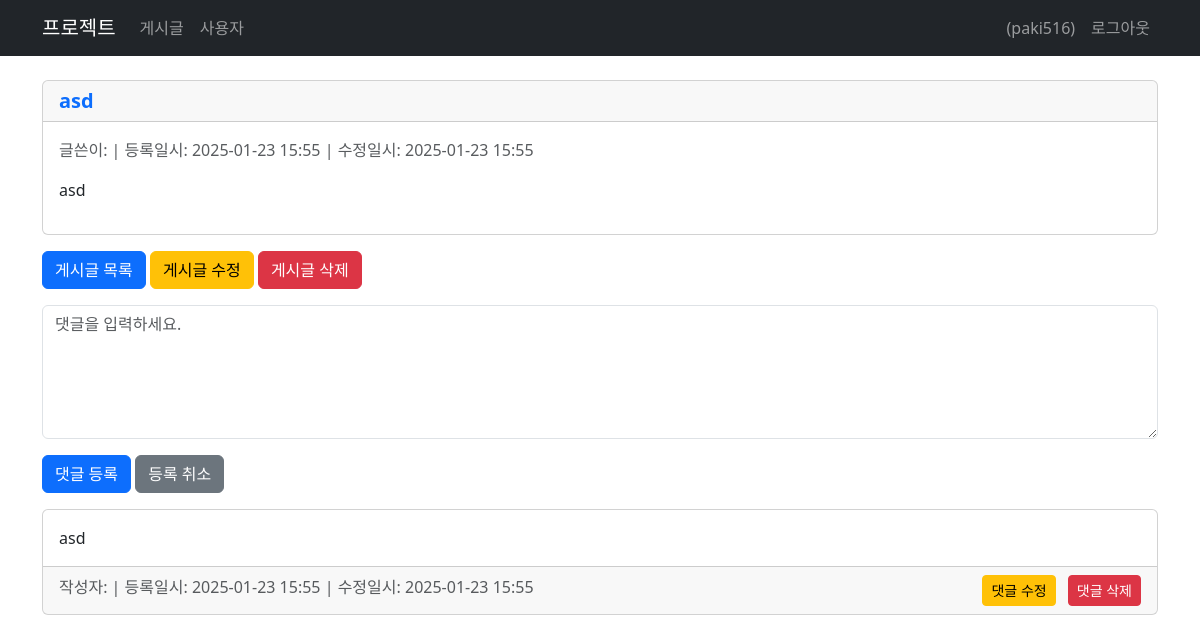
/posts/1/ (signed in), run on the app's committed database.
### posts/models.py (models this page shows, shortened)
class Post(models.Model):
    title = models.CharField(verbose_name="제목", max_length=100)
    content = models.TextField(verbose_name="내용")
    password = models.CharField(verbose_name="비밀번호", max_length=100)
    username = models.CharField(verbose_name="글쓴이", max_length=10)
    filename = models.CharField(verbose_name="파일명", max_length=100, null=True, blank=True)
    original_filename = models.CharField(verbose_name="원본파일명", max_length=100, null=True, blank=True)
    created_by = models.ForeignKey(User, on_delete=models.CASCADE, verbose_name="작성자", null=True, blank=True, related_name="post_created_by")
    updated_by = models.ForeignKey(User, on_delete=models.CASCADE, verbose_name="수정자", null=True, blank=True, related_name="post_updated_by")
    created_at = models.DateTimeField(verbose_name="작성일시", auto_now_add=True)
    updated_at = models.DateTimeField(verbose_name="수정일시", auto_now=True)
    class Meta:
        db_table = 'posts'
        verbose_name = "게시글"
        verbose_name_plural = "게시글 목록"

### comments/models.py (models this page shows, shortened)
class Comment(models.Model):
    post = models.ForeignKey(Post, on_delete=models.CASCADE, verbose_name="게시글", related_name="post_comment")
    content = models.TextField(verbose_name="내용")
    created_by = models.ForeignKey(User, on_delete=models.CASCADE, verbose_name="작성자", null=True, blank=True, related_name="comment_created_by")
    updated_by = models.ForeignKey(User, on_delete=models.CASCADE, verbose_name="수정자", null=True, blank=True, related_name="comment_updated_by")
    created_at = models.DateTimeField(verbose_name="작성일시", auto_now_add=True)
    updated_at = models.DateTimeField(verbose_name="수정일시", auto_now=True)
    class Meta:
        db_table = 'comments'
        verbose_name = "댓글"
        verbose_name_plural = "댓글 목록"

### posts/views.py (the view)
# urls.py: path('<int:post_id>/', views.get_post, name='read'),
@login_required(login_url='auth:login')
def get_post(request, post_id):
    post = get_object_or_404(Post, id=post_id)
    comments = Comment.objects.filter(post=post_id).order_by('-created_at')
    return render(request, 'posts/read.html', {'post': post, 'comments': comments})

### templates/posts/read.html (shortened to what this page needs)
{% extends "../base.html" %}
{% block content %}
<div class="row">
    <div class="col-12">
        <div class="card mb-3">
            <h5 class="card-header text-primary">
                <strong>{{ post.title }}</strong>
            </h5>
            <div class="card-body">
                <div class="mb-3 text-muted">
                    글쓴이: {{ post.created_by.first_name }} | 등록일시: {{ post.created_at | date:"Y-m-d H:i" }} | 수정일시: {{ post.updated_at | date:"Y-m-d H:i" }}
                </div>
                <div class="mb-3">
                    {{ post.content | safe }}
                </div>
            </div>
        </div>
        <div>
            <a href="{% url 'posts:list' %}" class="btn btn-primary">게시글 목록</a>
            {% if post.created_by == request.user %}
            <a href="{% url 'posts:update' post_id=post.id %}" class="btn btn-warning">게시글 수정</a>
            <button type="button" class="btn btn-danger" data-bs-toggle="modal" data-bs-target="#deleteModal">게시글 삭제</button>
            {% endif %}
        </div>
    </div>
</div>
<div class="row mt-3" id="commentCreateRow">
    <div class="col-12">
        <form id="commentCreateForm">
            <div class="mb-3">
                <textarea id="content" name="content" class="form-control" placeholder="댓글을 입력하세요." rows="5"></textarea>
            </div>
            <button type="submit" class="btn btn-primary">댓글 등록</button>
            <button type="button" class="btn btn-secondary" id="commentCreateCancel">등록 취소</button>
        </form>
    </div>
</div>
<div class="row mt-3" id="commentListRow">
    <div class="col-12">
        <div id="commentList">
            {% for comment in comments %}
            <div class="card mb-3" data-comment-id="{{ comment.id }}">
                <div class="card-body">
                    {{ comment.content|linebreaksbr }}
                </div>
                <div class="card-footer text-muted">
                    작성자: {{ comment.created_by.first_name }} | 등록일시: {{ comment.created_at | date:"Y-m-d H:i" }} | 수정일시: {{ comment.updated_at | date:"Y-m-d H:i" }}
                    {% if comment.created_by == request.user %}
                    <div class="float-end">
                        <a href="#" class="btn btn-warning btn-sm btn-comment-update">댓글 수정</a>
                        <button type="button" class="btn btn-danger btn-sm ms-2 btn-comment-delete">댓글 삭제</button>
                    </div>
                    {% endif %}
                </div>
            </div>
            {% endfor %}
        </div>
    </div>
</div>
{% endblock %}

### templates/base.html (shortened to what this page needs)
{% load static %}
<!DOCTYPE html>
<html lang="ko">
<head>
    <link href="https://cdn.jsdelivr.net/npm/bootstrap@5.3.3/dist/css/bootstrap.min.css" rel="stylesheet">
    <link rel="stylesheet" href="{% static 'style.css' %}">
</head>
<body>
    <div class="container">
        <nav class="navbar navbar-expand-md navbar-dark fixed-top bg-dark">
            <div class="container">
                <a class="navbar-brand" href="#">프로젝트</a>
                <div class="navbar-collapse collapse" id="navbarCollapse">
                    <ul class="navbar-nav me-auto mb-2 mb-md-0">
                        <li class="nav-item">
                            <a class="nav-link" href="{% url 'posts:list' %}">게시글</a>
                        </li>
                        <li class="nav-item">
                            <a class="nav-link" href="{% url 'users:list' %}">사용자</a>
                        </li>
                    </ul>
                    <div class="d-flex">
                        <ul class="navbar-nav me-auto mb-2 mb-md-0">
                            {% if user.is_authenticated %}
                                <li class="nav-item">
                                    <a class="nav-link" href="{% url 'auth:profile' %}">{{ user.first_name }} ({{ user.username }})</a>
                                </li>
                                <li class="nav-item">
                                    <a class="nav-link" href="{% url 'auth:logout' %}">로그아웃</a>
                                </li>
                            {% endif %}
                        </ul>
                    </div>
                </div>
            </div>
        </nav>
        {% block content %}{% endblock %}
    </div>
</body>
</html>

### templates/base.html (style rules this page uses)
body { padding-top: 80px; }

### data on the page
Post: title "asd", created_at "2025-01-23 15:55", updated_at "2025-01-23 15:55", content "asd"
Comment: content "asd", created_at "2025-01-23 15:55", updated_at "2025-01-23 15:55", shows "댓글 수정"

### other printed values
{{ user.username }} "paki516"
